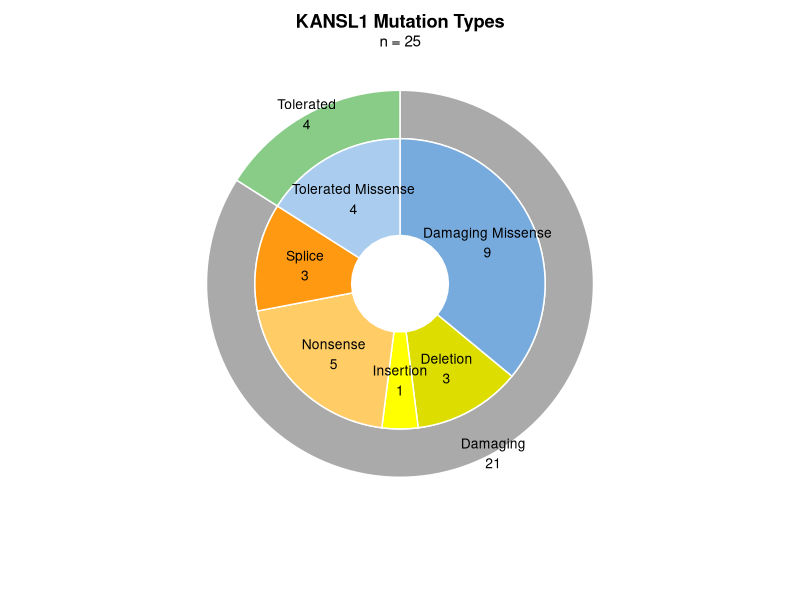

This chart was generated by the following R code:
# creating a figure to show mutation types

# Load packages
library(ggplot2)
library(dplyr)

# Read data
muts <- read.delim("data/mutations.tsv", header = TRUE, stringsAsFactors = FALSE)

# Fix missense classification
muts$MutationType[
  muts$MutationType == "Missense" & 
    (muts$PolyPhen > 0.5 | muts$SIFT < 0.05)
] <- "Damaging Missense"

muts$MutationType[
  muts$MutationType == "Missense" & 
    (muts$PolyPhen <= 0.5 & muts$SIFT >= 0.05)
] <- "Tolerated Missense"

# Create Impact category
muts <- muts %>%
  mutate(Impact = case_when(
    MutationType %in% c("Damaging Missense", "Nonsense", 
                        "Frameshift Deletion", "Frameshift Insertion", "Splice") ~ "Damaging",
    MutationType == "Tolerated Missense" ~ "Tolerated",
    TRUE ~ "Other"
  ))

# rename frameshift insertion and frameshift deletion
muts$MutationType[muts$MutationType == 'Frameshift Insertion'] <- 'Insertion'
muts$MutationType[muts$MutationType == 'Frameshift Deletion'] <- 'Deletion'

# ---- Prepare INNER ring (detailed) ----
inner <- muts %>%
  dplyr::count(MutationType) %>%
  mutate(ring = "inner")

# ---- Prepare outer ring (collapsed) ----
outer <- dplyr::count(muts, Impact)
colnames(outer)[colnames(outer) == "Impact"] <- "MutationType"
outer$ring <- "outer"

# Combine
plot_data <- bind_rows(outer, inner)

# Compute positions
plot_data <- plot_data %>%
  group_by(ring) %>%
  mutate(
    fraction = n / sum(n),
    ymax = cumsum(fraction),
    ymin = lag(ymax, default = 0)
  )

png(file = 'plots/mut_types.png',
    width = 5, height = 5, units = 'in', res = 1000)

# ---- Plot ----
ggplot(plot_data) +
  geom_rect(aes(
    ymin = ymin, ymax = ymax,
    xmin = ifelse(ring == "inner", 0.5, 1.5),
    xmax = ifelse(ring == "inner", 1.5, 2),
    fill = MutationType
  ), color = "white") +
  
  coord_polar(theta = "y") +
  xlim(0, 2.5) +
  theme_void() +
  
  geom_text(aes(
    x = ifelse(ring == "inner", 1, 2),
    y = (ymin + ymax)/2,
    label = paste0(MutationType, "\n", n)
  ), size = 3.5) +
  
  scale_fill_manual(values = c(
    '#aaaaaa', '#77aadd', '#dddd00', '#ffff00',
    '#ffcc66', '#ff9911', '#88cc88', '#aaccee', 'red'
  )) +
  
  labs(
    title = "KANSL1 Mutation Types",
    subtitle = "n = 25"
  ) +
  
  theme(
    legend.position = "none",
    
    plot.title = element_text(
      hjust = 0.5,
      face = "bold",
      margin = margin(b = 2)
    ),
    
    plot.subtitle = element_text(
      hjust = 0.5,
      margin = margin(b = -50)
    ),
    
    plot.margin = margin(t = 10, r = 10, b = 10, l = 10)
  )

dev.off()
